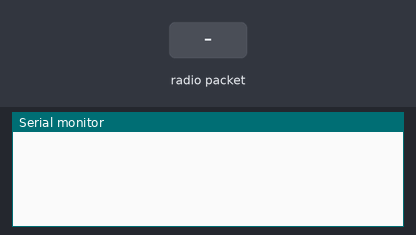
Bench run of a sketch on a simulated Arduino Nano, built with avr-gcc and run on an emulated ATmega328P. Parts: the last lines printed to the serial monitor. The inputs (shaded band) are chosen by the test bench. No radio packets arrive unless stated.

Above: at 1.2 s.
1.3 s: radio packet "5" arrives
At 3.2 s:
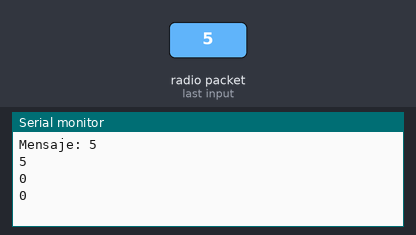
3.6 s: radio packet "90" arrives
At 5.6 s:
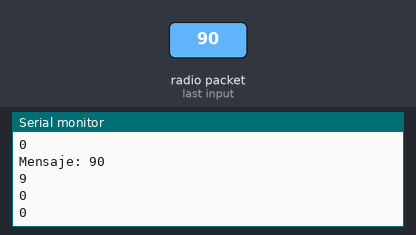
Timing chart, 0 to 7.1 s (numbered marks = the images above; inputs shaded):
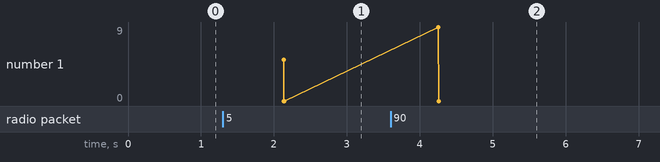

Measured:
- after the input at 1.3 s, the serial monitor: prints a new line after 0.82 s (image 1)
- after the input at 3.6 s, the serial monitor: prints a new line after 0.64 s (image 2)

The sketch:

comunicacionBidireccionalRF_ArduinoNano.ino
```cpp
// Arduino Nano
#include <VirtualWire.h>            // Declara la librería para comunicación.
//#include <Servo.h>                  // Declara la librería para servomotores.

const int dataPin = 2;              // Declara la variable dataPin como entero de lectura en el pin 12.
const int ledPin = 13;              // Declara la variable ledPin como entero de lectura en el pin 13.
const int dataPinR = 3;             // Declara la variable dataPinR como entero de lectura en el pin 3.
//Servo servo1;                       // Declara la variable servo1 como Servo.
//Servo servo2;                       // Declara la variable servo2 como Servo.

void setup()
{
    //servo1.attach(9);               // Define a la varible servo 1 el pin 9 del arduino.
    //servo2.attach(10);              // Define a la varible servo 2 el pin 10 del arduino.
    Serial.begin(9600);             // Comienza la comunicación con el arduino a 9600 bits/s.
    vw_setup(2000);                 // Configura la velocidad de transmisión de datos a 2000.
    vw_set_tx_pin(dataPin);         // Configura el pin 2 (dataPin) como transmisor de datos.
    vw_set_rx_pin(dataPinR);        // Configura el pin 3 (dataPinR) como recepetor de datos.
    vw_rx_start();                  // Comienza a recibir datos.
}

void loop()
{
    uint8_t buf[VW_MAX_MESSAGE_LEN];      //
    uint8_t buflen = VW_MAX_MESSAGE_LEN;  //

    if (vw_get_message(buf, &buflen))
    {
      digitalWrite(ledPin, true);
      Serial.print("Mensaje: ");
      for (int i = 0; i < buflen; i++)
      {
         Serial.print((char)buf[i]);
      }
        String val = (char*)buf;                // Convierte el buffer a String.
        String sDir = val.substring(2,3);
        String sNum1 = val.substring(4,7);
        String sNum2 = val.substring(8,11);
        Serial.println("");
        Serial.print(val[0]);
        Serial.println("");
        Serial.print(sDir);
        int Num1 = sNum1.toInt();
        //servo1.write(Num1);
        Serial.println("");
        Serial.print(Num1);
        int Num2 = sNum2.toInt();
        //servo2.write(Num2);
        Serial.println("");
        Serial.print(Num2);
        Serial.println("");
        digitalWrite(ledPin, false);
    }
    else {

      const char enviado[256];
      String msg;
      msg = Serial.readString();
      msg.toCharArray(enviado, 256);

      digitalWrite(ledPin, true);
      vw_send((uint8_t *)enviado, strlen(enviado));
      vw_wait_tx();
      digitalWrite(ledPin, false);
    }
}
```
